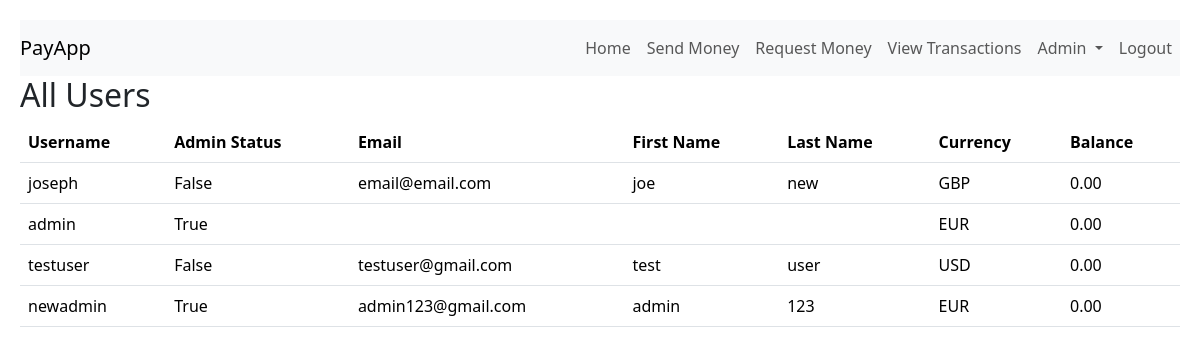
The page /admin-portal/accounts/ (signed in) on the database its author committed.
### register/models.py (models this page shows)
class PayAppUser(AbstractUser):
    CURRENCY_CHOICE = [
        ('EUR', 'Euro'),
        ('USD', 'US Dollar'),
        ('GBP', 'Great British Pound'),
    ]
    currency = models.CharField(max_length=3, choices=CURRENCY_CHOICE, default='EUR')
    balance = models.DecimalField(max_digits=10, decimal_places=2, default=200.00)

### admin-portal/views.py (the view)
# urls.py: path('accounts/',views.admin_accounts,name='admin_accounts'),
@user_passes_test(check_admin)
def admin_accounts(request): #maybe change the name of this - slightly misleading
    User = get_user_model()
    users = User.objects.all()
    return render(request, 'admin-portal/admin-accounts.html',{'users':users})

### admin-portal/views.py (called while the page is built)
def check_admin(u):
    if u.is_superuser:
        return True
    return False

### templates/admin-portal/admin-accounts.html
{% extends 'base.html' %}
{% block content %}
    <h2>All Users</h2>
    <table class="table">
        <thead>
            <tr>
                <th>Username</th>
                <th>Admin Status</th>
                <th>Email</th>
                <th>First Name</th>
                <th>Last Name</th>
                <th>Currency</th>
                <th>Balance</th>
            </tr>
        </thead>
        <tbody>
            {% for user in users %}
                <tr>
                <td>{{ user.username }}</td>
                <td>{{ user.is_superuser }}</td>
                <td>{{ user.email }}</td>
                <td>{{ user.first_name }}</td>
                <td>{{ user.last_name }}</td>
                <td>{{ user.currency }}</td>
                <td>{{ user.balance }}</td>
                </tr>
            {% endfor %}
        </tbody>
    </table>
{% endblock %}

### rows shown on the page
PayAppUser: username "joseph", is_superuser "False", email "email@email.com", first_name "joe", last_name "new", currency "GBP", balance "0.00"
PayAppUser: username "admin", is_superuser "True", currency "EUR", balance "0.00"
PayAppUser: username "testuser", is_superuser "False", email "testuser@gmail.com", first_name "test", last_name "user", currency "USD", balance "0.00"
PayAppUser: username "newadmin", is_superuser "True", email "admin123@gmail.com", first_name "admin", last_name "123", currency "EUR", balance "0.00"
